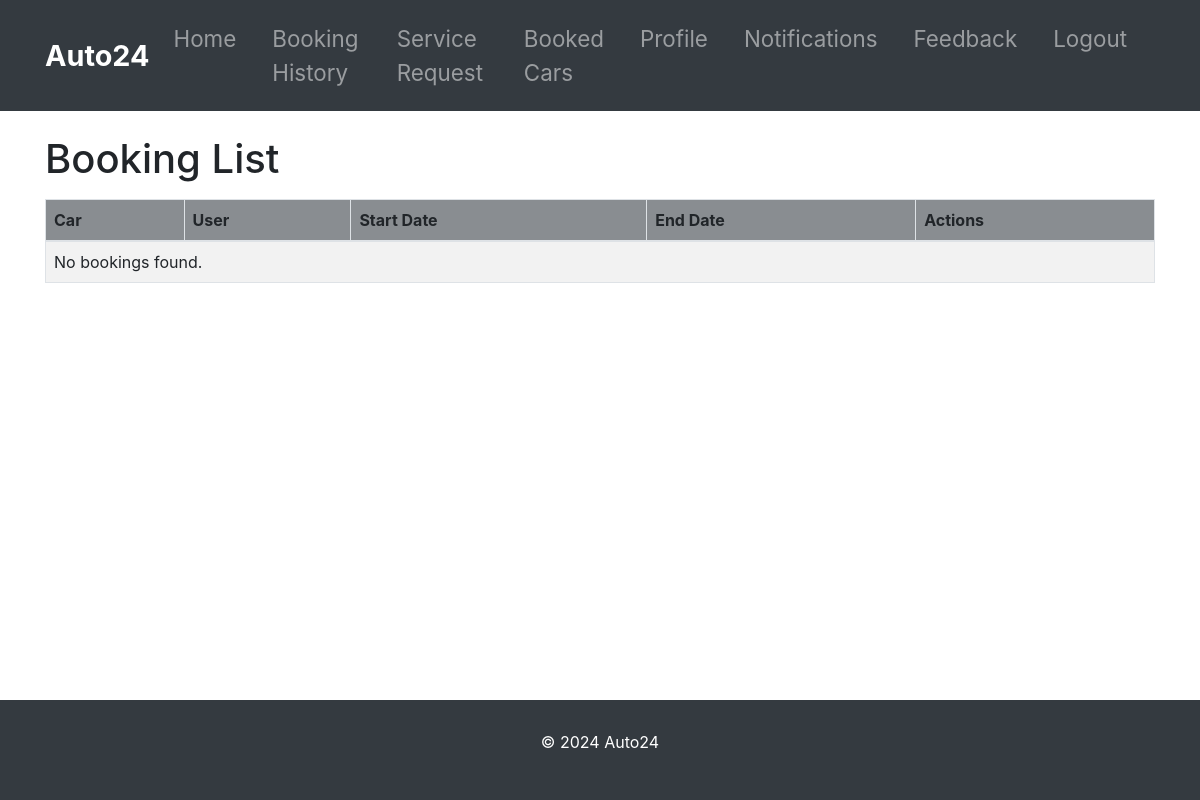
/booking/, run on an earlier commit of the app's database.
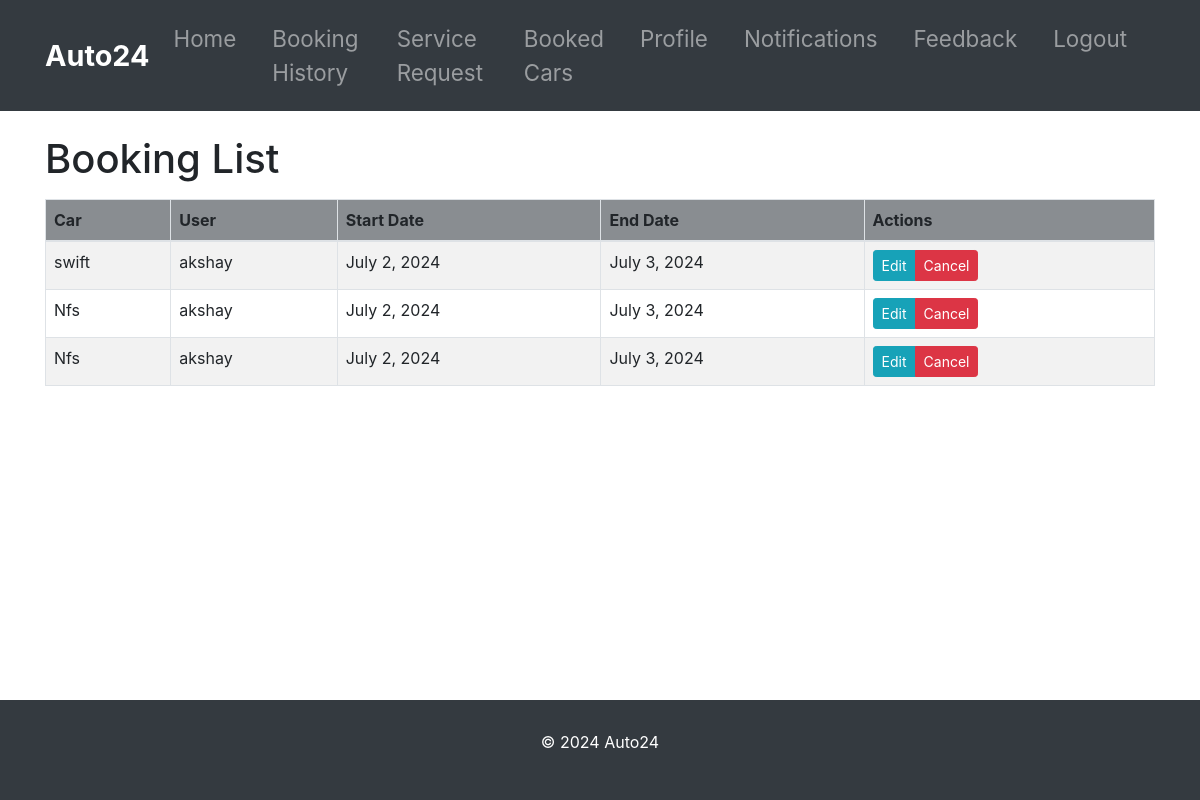
And on a later commit of the database.
### admin_management/models.py (models this page shows, shortened)
class Booking(models.Model):
    rental_car = models.ForeignKey(RentalCar, on_delete=models.CASCADE)
    user = models.ForeignKey(User, on_delete=models.CASCADE)
    start_date = models.DateField()
    end_date = models.DateField()

class RentalCar(models.Model):
    name=models.CharField(max_length=100)
    description=models.TextField()
    image=models.ImageField(upload_to='rental_cars/')
    daily_rate=models.DecimalField(max_digits=10,decimal_places=2)
    availability=models.BooleanField(default=True)
    def __str__(self):
        return self.name

### customer_management/views.py (the view)
# urls.py: path('booking/', views.booking_list, name='booking_list'),
def booking_list(request):
    bookings = Booking.objects.all()
    return render(request, 'customer/rental_cars/booking_list.html', {'bookings': bookings})

### templates/customer/rental_cars/booking_list.html (shortened to what this page needs)
{% extends 'customer/base.html' %}
{% block content %}
<div class="container mt-4 table-container">
    <h1>Booking List</h1>
    <table class="table table-striped mt-3">
        <thead>
            <tr>
                <th>Car</th>
                <th>User</th>
                <th>Start Date</th>
                <th>End Date</th>
                <th>Actions</th>
            </tr>
        </thead>
        <tbody>
            {% for booking in bookings %}
                <tr>
                    <td>{{ booking.rental_car }}</td>
                    <td>{{ booking.user }}</td>
                    <td>{{ booking.start_date }}</td>
                    <td>{{ booking.end_date }}</td>
                    <td>
                        <div class="btn-group">
                            <a href="{% url 'update_booking' booking.id %}" class="btn btn-sm btn-info">Edit</a>
                            <a href="{% url 'delete_booking' booking.id %}" class="btn btn-sm btn-danger" onclick="return confirm('Are you sure you want to cancel this booking?')">Cancel</a>
                        </div>
                    </td>
                </tr>
            {% empty %}
                <tr>
                    <td colspan="5">No bookings found.</td>
                </tr>
            {% endfor %}
        </tbody>
    </table>
</div>
{% endblock %}

What changed in the data, as far as the page shows it:
added Booking: rental_car "swift", user "akshay", start_date "July 2, 2024", end_date "July 3, 2024"
added Booking: rental_car "Nfs", user "akshay", start_date "July 2, 2024", end_date "July 3, 2024"
added Booking: rental_car "Nfs", user "akshay", start_date "July 2, 2024", end_date "July 3, 2024"
Also different on the page:
text no longer shown: "No bookings found."
